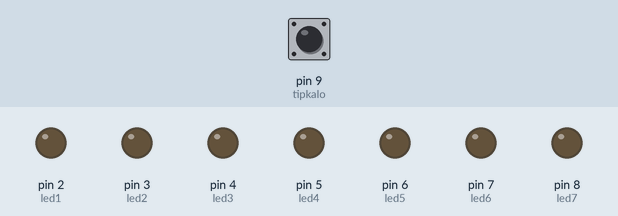
The sketch below on a simulated Arduino Uno, built with avr-gcc and run on an emulated ATmega328P. Parts: output pins drawn as LEDs (lit = HIGH). The inputs (shaded band) are chosen by the test bench; at power-on: pin 9 (tipkalo) HIGH.

Above: at 1.2 s.
1.3 s: pin 9 (tipkalo) pulled LOW for 0.15 s
At 2.7 s:
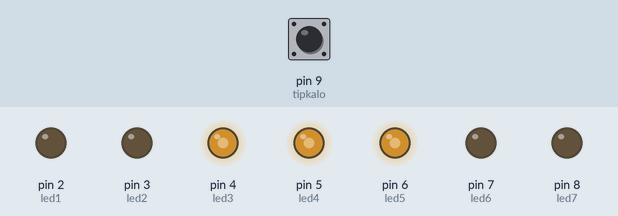
3.0 s: pin 9 (tipkalo) pulled LOW for 1 s
At 4.5 s:
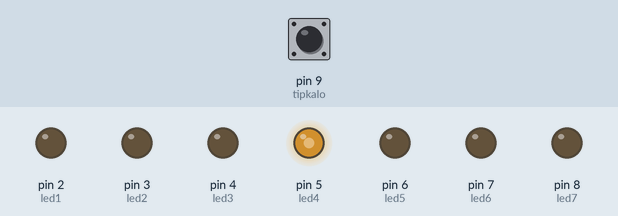
5.5 s: pin 9 (tipkalo) pulled LOW for 0.15 s
At 6.0 s:
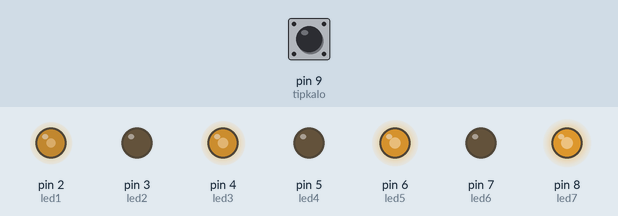
7.2 s: pin 9 (tipkalo) pulled LOW for 3.2 s
At 8.1 s:
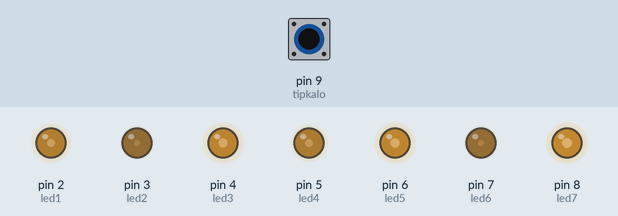
11.9 s: pin 9 (tipkalo) pulled LOW for 0.15 s
At 13.2 s:
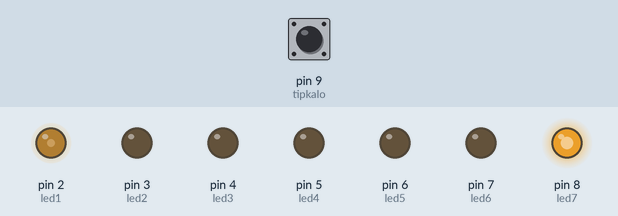
13.6 s: pin 9 (tipkalo) pulled LOW for 1 s
At 14.9 s:
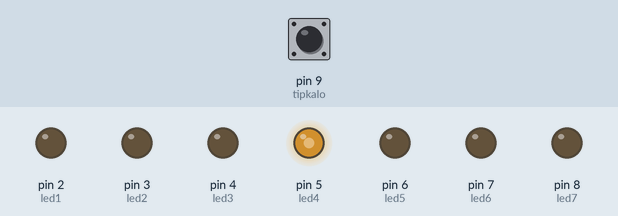
Timing chart, 0 to 16.6 s (numbered marks = the images above; inputs shaded):
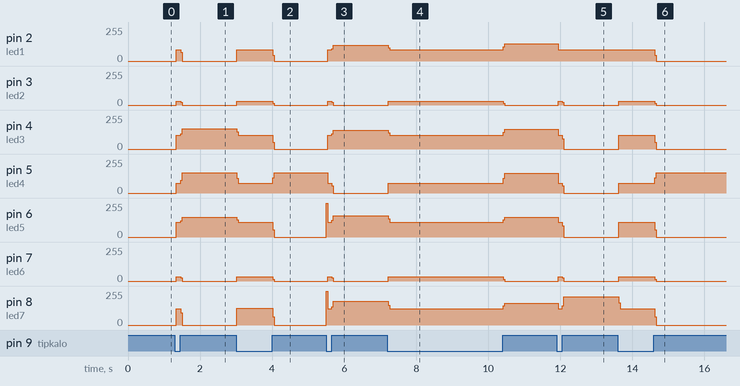

The sketch:

K51.ino
```cpp
int led1 = 2;                      //definiraj led1 = 2
int led2 = 3;                      //definiraj led2 = 3
int led3 = 4;                      //definiraj led3 = 4
int led4 = 5;                      //definiraj led4 = 5
int led5 = 6;                      //definiraj led5 = 6
int led6 = 7;                      //definiraj led6 = 7
int led7 = 8;                      //definiraj led7 = 8
int tipkalo = 9;                   //definiraj tipkalo = 9
int brojac = 0;                    //definiraj brojač = 0

void setup() {
  pinMode(led1, OUTPUT);           //postavi izvod led1 kao izlazni
  pinMode(led2, OUTPUT);           //postavi izvod led2 kao izlazni
  pinMode(led3, OUTPUT);           //postavi izvod led3 kao izlazni
  pinMode(led4, OUTPUT);           //postavi izvod led1 kao izlazni
  pinMode(led5, OUTPUT);           //postavi izvod led2 kao izlazni
  pinMode(led6, OUTPUT);           //postavi izvod led3 kao izlazni
  pinMode(led7, OUTPUT);           //postavi izvod led3 kao izlazni
  pinMode(tipkalo, INPUT_PULLUP);  //postavi izvod tipkalo kao ulazni
  }

void iskljucisveled() {
  digitalWrite(led1, LOW);         //isključi LED diodu 1
  digitalWrite(led2, LOW);         //isključi LED diodu 2
  digitalWrite(led3, LOW);         //isključi LED diodu 3
  digitalWrite(led4, LOW);         //isključi LED diodu 4
  digitalWrite(led5, LOW);         //isključi LED diodu 5
  digitalWrite(led6, LOW);         //isključi LED diodu 6
  digitalWrite(led7, LOW);         //isključi LED diodu 7
}

void loop() {
  if (digitalRead(tipkalo)==LOW) { //ukoliko je tipkalo pritisnuto
    brojac=brojac+1;               //dodaj 1 na brojač
    if (brojac>6) {                //ako je brojač veći od 6
      brojac=1;                    //vrati brojač na 1
    }
  }

  if (brojac==1) {                 //ukoliko je brojač = 1
    iskljucisveled();              //isključi sve LED diode
    digitalWrite(led4, HIGH);      //prikaz broja 1
  } else if (brojac==2) {          //ukoliko je brojač = 2
    iskljucisveled();              //isključi sve LED diode
    digitalWrite(led1, HIGH);      //prikaz broja 2
    digitalWrite(led7, HIGH);      //prikaz broja 2
  } else if (brojac==3) {          //ukoliko je brojač = 3
    iskljucisveled();              //isključi sve LED diode
    digitalWrite(led3, HIGH);      //prikaz broja 3
    digitalWrite(led4, HIGH);      //prikaz broja 3
    digitalWrite(led5, HIGH);      //prikaz broja 3
  } else if (brojac==4) {          //ukoliko je brojač = 4
    iskljucisveled();              //isključi sve LED diode
    digitalWrite(led1, HIGH);      //prikaz broja 4
    digitalWrite(led3, HIGH);      //prikaz broja 4
    digitalWrite(led5, HIGH);      //prikaz broja 4
    digitalWrite(led7, HIGH);      //prikaz broja 4
  } else if (brojac==5) {          //ukoliko je brojač = 5
    iskljucisveled();              //isključi sve LED diode
    digitalWrite(led1, HIGH);      //prikaz broja 5
    digitalWrite(led3, HIGH);      //prikaz broja 5
    digitalWrite(led4, HIGH);      //prikaz broja 5
    digitalWrite(led5, HIGH);      //prikaz broja 5
    digitalWrite(led7, HIGH);      //prikaz broja 5
  } else if (brojac==6) {          //ukoliko je brojač = 6
    iskljucisveled();              //isključi sve LED diode
    digitalWrite(led1, HIGH);      //prikaz broja 6
    digitalWrite(led2, HIGH);      //prikaz broja 6
    digitalWrite(led3, HIGH);      //prikaz broja 6
    digitalWrite(led5, HIGH);      //prikaz broja 6
    digitalWrite(led6, HIGH);      //prikaz broja 6
    digitalWrite(led7, HIGH);      //prikaz broja 6
  } else {                         //ukoliko je brojač = 0
    iskljucisveled();              //isključi sve LED diode
    }
}
```

Measured:
- after the input at 1.3 s, pin 2 (led1): 0/255 → 86/255 at once, → 0/255 0.12 s later; pin 3 (led2): 0/255 → 27/255 at once, → 0/255 0.12 s later; pin 4 (led3): 0/255 → 105/255 at once, → 151/255 0.12 s later; pin 5 (led4): 0/255 → 74/255 at once, → 151/255 0.12 s later; pin 6 (led5): 0/255 → 112/255 at once, → 150/255 0.12 s later
- after the input at 3.0 s, pin 2 (led1): 0/255 → 86/255 at once, → 0/255 1.0 s later; pin 3 (led2): 0/255 → 27/255 at once, → 0/255 1.0 s later; pin 4 (led3): 151/255 → 105/255 at once, → 0/255 1.0 s later; pin 5 (led4): 151/255 → 74/255 at once, → 151/255 1.0 s later; pin 6 (led5): 150/255 → 112/255 at once, → 0/255 1.0 s later
- after the input at 5.5 s, pin 2 (led1): 0/255 → 86/255 at once, → 117/255 0.12 s later; pin 3 (led2): 0/255 → 27/255 at once, → 0/255 0.12 s later; pin 4 (led3): 0/255 → 105/255 at once, → 140/255 0.12 s later; pin 5 (led4): 151/255 → 74/255 at once, → 0/255 0.12 s later; pin 6 (led5): 0/255 → 112/255 at once, → 161/255 0.16 s later
- after the input at 7.2 s, pin 2 (led1): 117/255 → 86/255 at once, → 129/255 3.2 s later; pin 3 (led2): 0/255 → 27/255 at once, → 0/255 3.2 s later; pin 4 (led3): 140/255 → 105/255 at once, → 149/255 3.2 s later; pin 5 (led4): 0/255 → 74/255 at once, → 149/255 3.2 s later; pin 6 (led5): 161/255 → 112/255 at once, → 148/255 3.2 s later
- after the input at 11.9 s, pin 2 (led1): 129/255 → 86/255 at once; pin 3 (led2): 0/255 → 27/255 at once, → 0/255 0.12 s later; pin 4 (led3): 149/255 → 105/255 at once, → 0/255 0.12 s later; pin 5 (led4): 149/255 → 74/255 at once, → 0/255 0.12 s later; pin 6 (led5): 148/255 → 112/255 at once, → 0/255 0.12 s later
- after the input at 13.6 s, pin 2 (led1): 86/255 → 0/255 after 1.0 s; pin 3 (led2): 0/255 → 27/255 at once, → 0/255 1.0 s later; pin 4 (led3): 0/255 → 105/255 at once, → 0/255 1.0 s later; pin 5 (led4): 0/255 → 74/255 at once, → 151/255 1.0 s later; pin 6 (led5): 0/255 → 112/255 at once, → 0/255 1.0 s later
